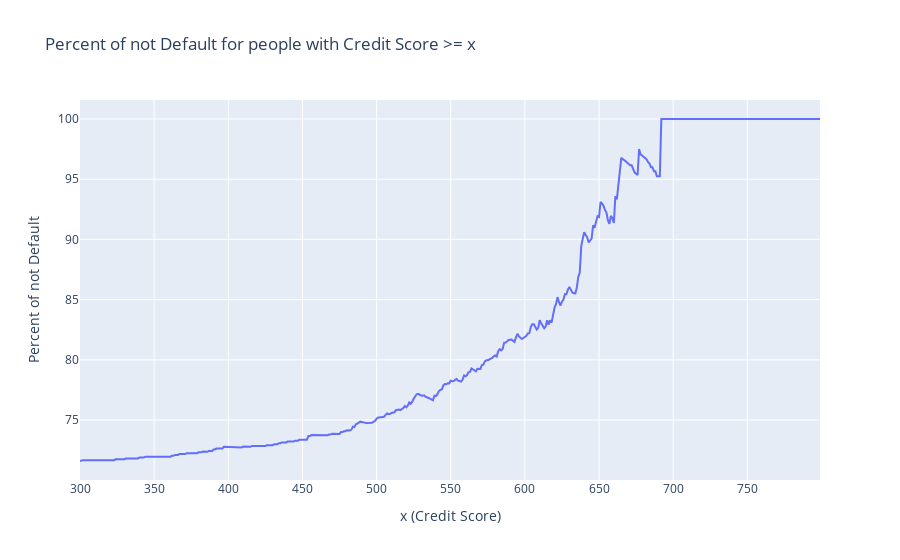

Source (notebook cell):
### Markdown cell above
It seems to me that a division into 4 classes is ok:
very high credit score -

### Code cell
import plotly.graph_objs as go
import numpy as np

def find_not_default_percentage(lower_bound):
    df = data[data['CREDIT_SCORE'] >= lower_bound]
    default_percentage = df['DEFAULT'].mean()
    return (1-default_percentage)*100

def get_graph_lower_bound():
    default_percentage = []

    i = 300
    while i < 800:
        default_percentage.append(find_not_default_percentage(i))
        i += 1

    x_values = np.arange(300, 800, 1)

    fig = go.Figure()
    fig.add_trace(go.Scatter(x=x_values, y=default_percentage, mode='lines', name='Percent of Default'))
    fig.update_layout(
        title='Percent of not Default for people with Credit Score >= x',
        xaxis=dict(title='x (Credit Score)'),
        yaxis=dict(title='Percent of not Default'),
        hovermode='closest'
    )
    fig.show()

get_graph_lower_bound()

### Figure 1 — Plotly figure (JSON) as saved in the notebook; plotly's stock layout.template omitted (floating-point values rounded to 4 significant figures; data arrays with more than 128 entries replaced by an {"elided": "..."} marker saying what was removed)
{"data": [{"mode": "lines", "name": "Percent of Default", "type": "scatter", "x": {"elided": "500 int values"}, "y": {"elided": "500 float values"}}], "layout": {"hovermode": "closest", "title": {"text": "Percent of not Default for people with Credit Score >= x"}, "xaxis": {"title": {"text": "x (Credit Score)"}}, "yaxis": {"title": {"text": "Percent of not Default"}}}}
